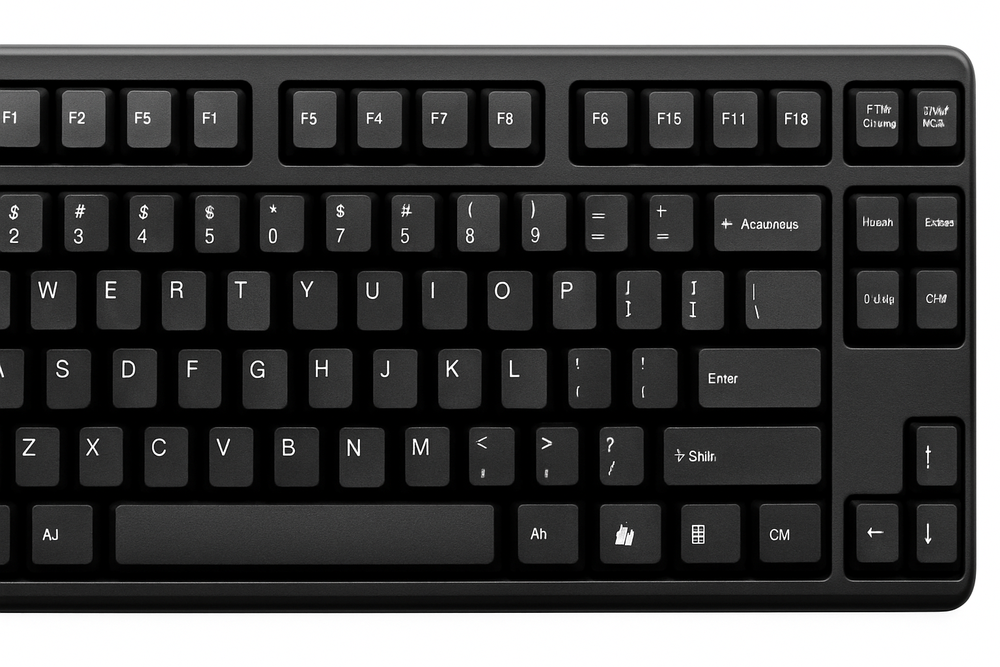
#> input picture image/targets/keyboard.png, 1000 x 667 px, shrunk from 1536 x 1024 before the run, found by its file name; its folder holds only this picture in this run
$ python main.py
#> lines starting #> are read from the running program, lines starting #| are printed output that depends on the picture; after the words box and inside, x2 and y2 are one past the last pixel; in counts of white or black regions, pixels touching at a corner belong together
import os
import cv2
import numpy as np
import math

folder_path = "D:\\pythonworks\\automatic\\dot\\image\\targets"
folder_working_path = "D:\\pythonworks\\automatic\\dot\\image\\results"

os.makedirs(folder_working_path, exist_ok=True)

image_files = [f for f in os.listdir(folder_path) if f.lower().endswith(('.png', '.jpg', '.jpeg', '.bmp', '.gif'))]

step = 30
font = cv2.FONT_HERSHEY_SIMPLEX
font_scale = 0.4
font_thickness = 1
min_distance = 15

for filename in image_files:
    img_path = os.path.join(folder_path, filename)
    img = cv2.imread(img_path)
#> img is the input picture: shape (667, 1000, 3); mean B, G, R 73.7, 73.8, 73.7

    if img is None:
        print('[INFO] Fail to upload')
        continue

    img_copy = img.copy()
    gray = cv2.cvtColor(img, cv2.COLOR_BGR2GRAY)
    edges = cv2.Canny(gray, 30, 120)
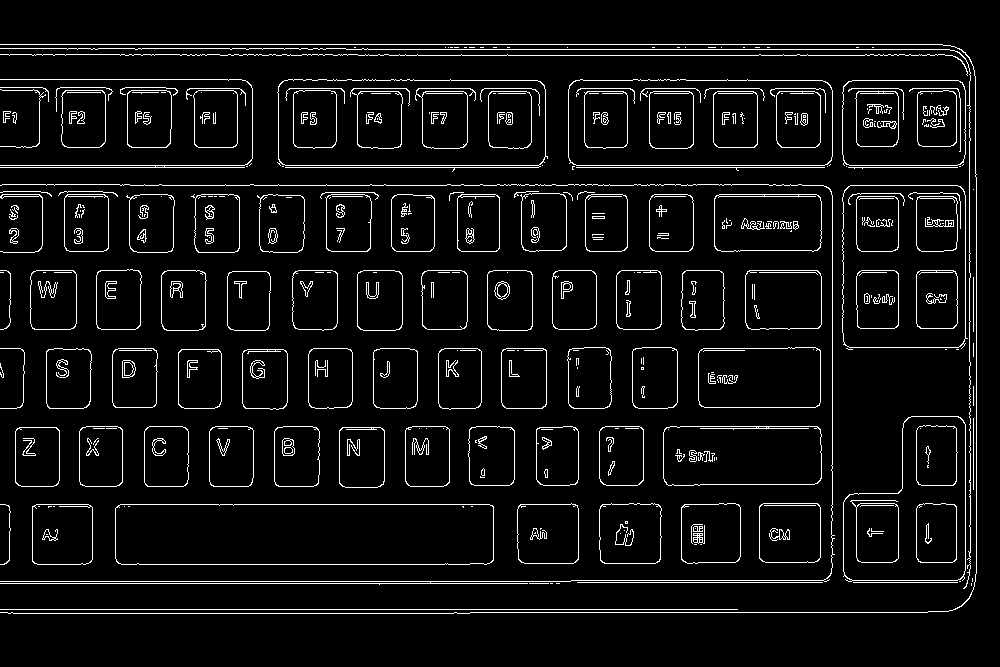
#> edges: shape (667, 1000); 5.9% white in thin lines or dots, all inside (x1, y1, x2, y2) = (0, 44, 977, 614)
    contours, _ = cv2.findContours(edges, cv2.RETR_EXTERNAL, cv2.CHAIN_APPROX_NONE)
#> contours = 139 contours, 76 with area under 20; largest, box (x1, y1, x2, y2) and area: (277, 79, 548, 172) 22676, (115, 504, 494, 565) 22623, (568, 79, 833, 166) 22369, (842, 185, 968, 349) 19739, (843, 416, 966, 582) 15340

    contour_dot = np.ones_like(img) * 255
    point_index = 1

    placed_points = []

    for contour in contours:
        for i in range(0, len(contour), step):
            x, y = contour[i][0]

            too_close = False
            for px, py in placed_points:
                if math.dist((x, y), (px, py)) < min_distance:
                    too_close = True
                    break

            cv2.circle(contour_dot, (x, y), 2, (0, 0, 0), -1)

            if too_close:
                continue

            (text_w, text_h), _ = cv2.getTextSize(str(point_index), font, font_scale, font_thickness)
            text_x = x - text_w // 2
            text_y = y - 5

            cv2.putText(contour_dot, str(point_index), (text_x, text_y), font, font_scale, (0, 0, 0), font_thickness, cv2.LINE_AA)

            placed_points.append((x, y))

            point_index += 1
#> this loop made 139 passes
#> contour on passes 2, 4, 8, 32, 33: [[971, 583], [971, 584], [971, 585], [971, 584]], [[550, 583], [551, 583], [552, 583], [551, 583]], [[959, 581], [960, 581]], [[956, 349], [957, 349], [958, 349], [957, 349]], [[945, 349], [946, 349]]
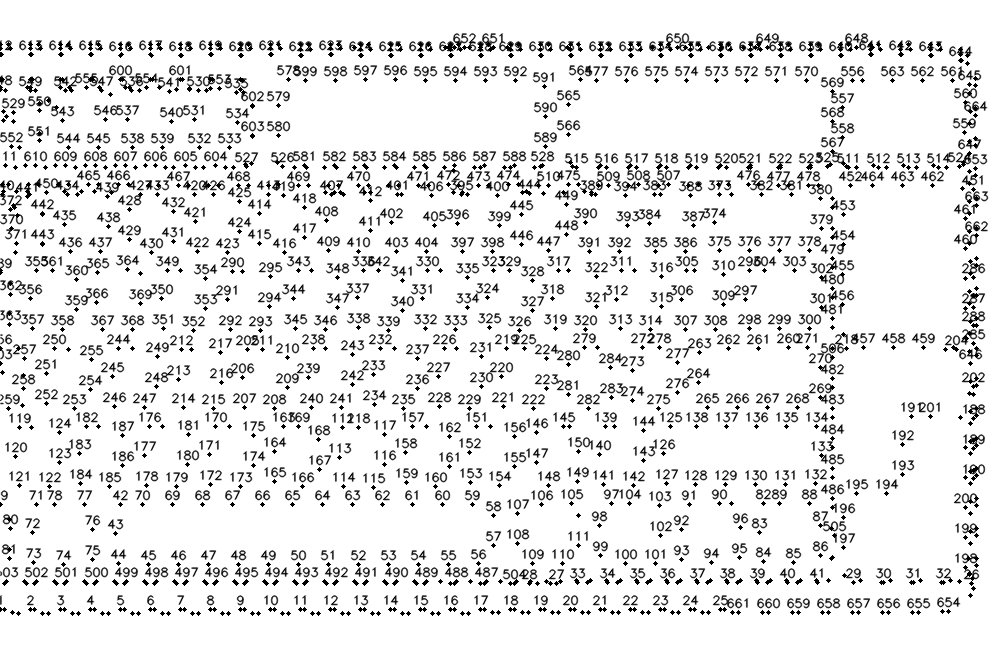
#> contour_dot: shape (667, 1000, 3); min 0, max 255, mean 230.8
#> after the loop, placed_points = 664 pairs, first value 0 to 976, second value 47 to 612; point_index = 665

    cv2.imshow('Dot Numbered Contours', contour_dot)
    cv2.imshow('original', img_copy)
    cv2.waitKey(0)

    save_path = os.path.join(folder_working_path, f"contour_dot_numbered_{filename}")
    cv2.imwrite(save_path, contour_dot)
    print(f"[INFO] {save_path} saved successfully!")

cv2.destroyAllWindows()

$ run again, on image/targets/keyboard_zoom2.jpg
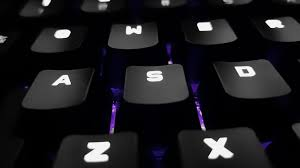
#> input picture image/targets/keyboard_zoom2.jpg, 300 x 168 px, found by its file name
#> img is the input picture: shape (168, 300, 3); mean B, G, R 29.2, 26.3, 26.8
#> `edges = cv2.Canny(gray, 30, 120)`:
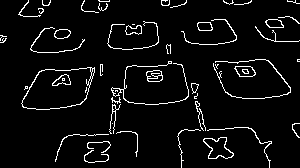
#> edges: shape (168, 300); 5.4% white in thin lines or dots
#> contours = 47 contours, 33 with area under 20; largest, box (x1, y1, x2, y2) and area: (21, 67, 95, 110) 2250, (203, 137, 234, 159) 388, (234, 66, 256, 77) 170, (146, 70, 163, 82) 154, (54, 29, 71, 39) 118
#> the loop `for contour in contours:` made 47 passes
#> contour on passes 9, 31: [[112, 123]], [[132, 24], [133, 24], [134, 24], [133, 24]]
#> after the loop `for contour in contours:`:
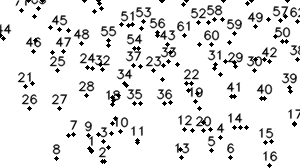
#> contour_dot: shape (168, 300, 3); min 0, max 255, mean 231.6
#> after the loop `for contour in contours:`: placed_points = 71 pairs, first value 3 to 297, second value 0 to 165; point_index = 72
